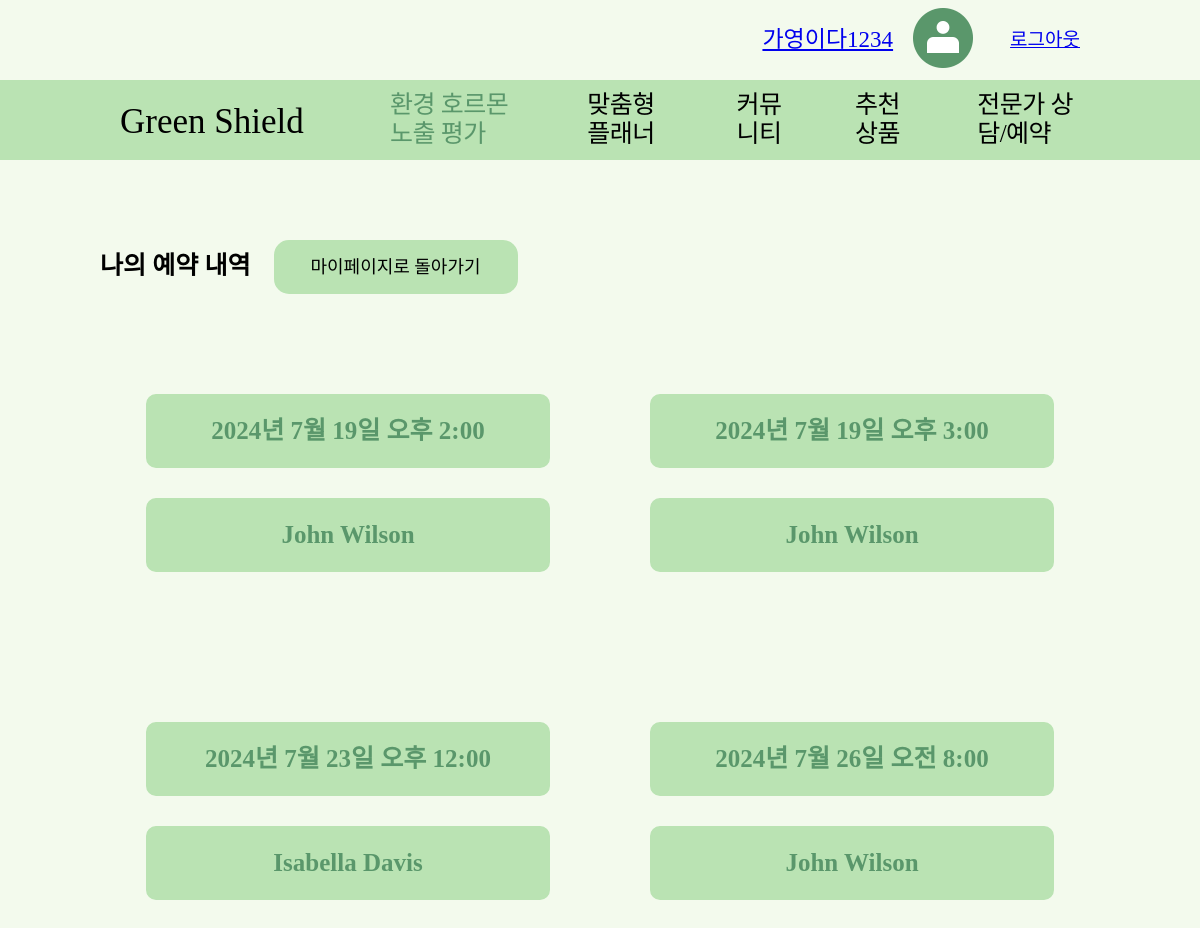
The page /green/mypage/reservations/ (signed in) on the database its author committed.
### green/models.py (models this page shows, shortened)
class Reservation(models.Model):
    expert = models.ForeignKey(Expert, on_delete=models.CASCADE)
    user = models.ForeignKey(User, on_delete=models.CASCADE)
    date = models.DateField()
    time = models.TimeField()

class Expert(models.Model):
    name = models.CharField(max_length=100)
    location = models.CharField(max_length=100)
    description = models.TextField()
    photo = models.ImageField(upload_to='experts/')

### green/views.py (the view)
# urls.py: path('mypage/reservations/', views.reservation_list, name='reservation_list'),
def reservation_list(request):
    reservations = Reservation.objects.filter(user=request.user)
    return render(request, 'green/reservation_list.html', {'reservations': reservations})

### green/templates/green/reservation_list.html (shortened to what this page needs)
<!DOCTYPE html>
<html lang="ko">
  <head>
    {% load static %}
    <link rel="stylesheet" href="{% static '/css/resetCSS.css' %}" />
    <link rel="stylesheet" href="{% static '/css/header.css' %}" />
    <link rel="stylesheet" href="{% static '/css/my_reservation.css' %}" />
  </head>
  <body>
    {% include 'green/header.html' %}
    <div class="title_all">
      <div class="top_wri_and_back">
        <div class="written_article">
          <div class="written_article_text">나의 예약 내역</div>
        </div>
        <div class="back_mypage_box">
          <div class="back_mypage_text"><a href="{% url 'green:mypage' %}">마이페이지로 돌아가기</a></div>
        </div>
      </div>
    </div>
    {% if reservations %}
    <div class="reservations_container">
      {% for reservation in reservations %}
      <div class="reservation_1">
        <div class="pic_and_box">
          <div class="box_all">
            <div class="date_box">
              <div class="date_text">{{ reservation.date }} {{ reservation.time }}</div>
            </div>
            <div class="expert_box">
              <div class="expert_text">{{ reservation.expert.name }}</div>
            </div>
          </div>
        </div>
      </div>
      {% endfor %}
    </div>
    {% else %}
    <div class="no_posts_message_box">
      <div class="no_posts_message">예약 내역이 없습니다.</div>
    </div>
    {% endif %}
  </body>
</html>

### green/templates/green/header.html
{% load static %}
<!DOCTYPE html>
<html lang="ko">
  <head>
    <link rel="stylesheet" href="{% static 'css/resetCSS.css' %}" />
    <link rel="stylesheet" href="{% static 'css/header.css' %}" />
  </head>
  <body>
    <header class="top-bar">
      <p class="user">
        <a href="{% url 'green:mypage' %}">{{ user.username }}</a>
      </p>
      <div>
        <img src="{% static 'img/anonymousProfile_header_60x60.png' %}" alt="img" class="img-AnonymousProfile" />
      </div>
      <p class="logout"><a href="{% url 'logout' %}">로그아웃</a></p>
    </header>
    <nav class="top-bar">
      <div class="container">
        <div>
          <h1>Green Shield</h1>
        </div>
        <div class="nav-list">
          <a href="{% url 'green:test' %}" class="selected">환경 호르몬 노출 평가</a>
          <a href="{% url 'green:list' %}">맞춤형 플래너</a>
          <a href="{% url 'green:community' %}">커뮤니티</a>
          <a href="{% url 'green:market' %}">추천 상품</a>
          <a href="{% url 'green:expert' %}">전문가 상담/예약</a>
        </div>
      </div>
    </nav>
  </body>
</html>

### static/css/header.css (style rules this page uses)
body { background-color: #f3faed; }
header.top-bar { display: flex; justify-content: flex-end; align-items: center; padding: 0 120px; height: 80px; }
header.top-bar p.user { margin: 0 20px; font-weight: 500; font-size: 23px; }
header.top-bar p.logout { margin-left: 37px; font-weight: 500; font-size: 19px; }
header.top-bar img.img-AnonymousProfile { width: 60px; height: 60px; }
nav.top-bar { position: relative; z-index: 999; background-color: #bae3b3; padding: 0 120px; height: 80px; }
nav.top-bar div.container { display: flex; justify-content: space-between; align-items: center; height: 80px; }
nav.top-bar div.nav-list { display: flex; justify-content: space-between; align-items: center; }
nav.top-bar h1 { width: 206px; height: 36px; font-weight: 500; font-size: 35px; }
nav.top-bar a { margin-left: 64px; font-weight: 500; font-size: 25px; letter-spacing: -0.5px; text-decoration: none; color: black; }
nav.top-bar a.selected { color: #5a976b; }

### static/css/my_reservation.css (style rules this page uses)
.logout { margin-left: 50px; }
.title_all { margin-left: 100px; margin-top: 80px; }
.top_wri_and_back { display: flex; flex-direction: row; }
.written_article_text { font-size: 25px; font-weight: bold; margin-top: 12px; }
.written_article { margin-right: 8px; }
.back_mypage_box { width: 240px; height: 50px; border: solid 2px #bae3b3; border-radius: 15px; background-color: #bae3b3; margin-left: 15px; display: flex; justify-content: center; align-items: center; }
.back_mypage_text { font-size: 18px; color: black; }
.back_mypage_text a { color: black; text-decoration: none; }
.date_box { width: 400px; height: 70px; border: solid 2px #bae3b3; border-radius: 10px; background-color: #bae3b3; margin-bottom: 30px; display: flex; justify-content: center; align-items: center; }
.date_text { font-size: 25px; color: #5a976b; font-weight: bold; }
.expert_box { width: 400px; height: 70px; border: solid 2px #bae3b3; border-radius: 10px; background-color: #bae3b3; display: flex; justify-content: center; align-items: center; }
.expert_text { font-size: 25px; color: #5a976b; font-weight: bold; }
.box_all { display: flex; flex-direction: column; }
.reservations_container { display: flex; flex-wrap: wrap; justify-content: center; gap: 100px; margin-top: 100px; }
.reservation_1 { display: flex; flex-direction: column; align-items: center; justify-content: center; margin-bottom: 50px; }
.pic_and_box { display: flex; flex-direction: row; align-items: center; justify-content: center; }

### rows shown on the page
Reservation: date "2024년 7월 19일", time "오후 2:00", expert.name "John Wilson"
Reservation: date "2024년 7월 19일", time "오후 3:00", expert.name "John Wilson"
Reservation: date "2024년 7월 23일", time "오후 12:00", expert.name "Isabella Davis"
Reservation: date "2024년 7월 26일", time "오전 8:00", expert.name "John Wilson"

### other values the page prints
{{ user.username }} "가영이다1234"
